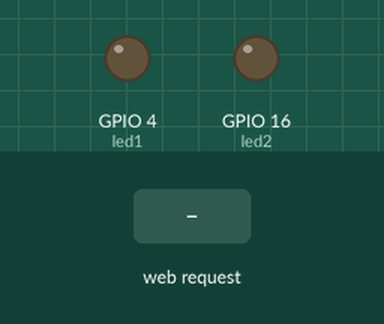
A sketch run on a simulated ESP32. Parts: output pins drawn as LEDs (lit = HIGH). The test bench sets the inputs (shaded band). WiFi joins after 1.5 s; servers stay silent unless stated; what the sketch prints to the serial monitor is not drawn.

Above: at 2.7 s.
2.8 s: HTTP request GET /4/on received
At 3.7 s:
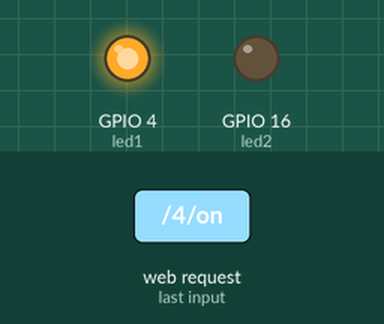
4.3 s: HTTP request GET /16/on received
At 4.8 s:
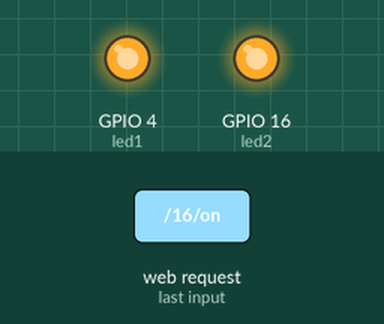
5.8 s: HTTP request GET /4/off received
At 7.0 s:
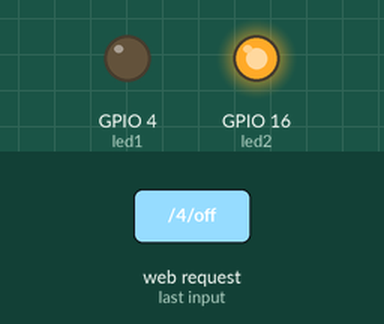
7.3 s: HTTP request GET /16/off received
At 8.3 s:
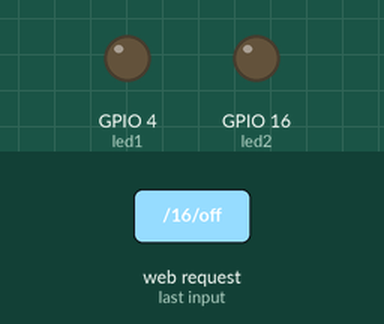
Timing chart, 0 to 9.8 s (numbered marks = the images above; inputs shaded):
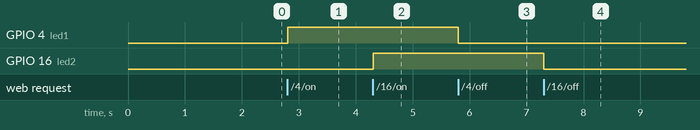

Measured:
- after the input at 2.8 s, GPIO 4 (led1): LOW → HIGH at once
- after the input at 4.3 s, GPIO 16 (led2): LOW → HIGH at once
- after the input at 5.8 s, GPIO 4 (led1): HIGH → LOW at once
- after the input at 7.3 s, GPIO 16 (led2): HIGH → LOW at once

The sketch:

Wi-Fi_LED.ino
```cpp
#include <WiFi.h>

const char* ssid = "NALA";
const char* password = "TORAJATA";

WiFiServer server(80);

int led1 = 4;
int led2 = 16;

String header;

void setup() {
  Serial.begin(115200);

  pinMode(led1, OUTPUT);
  pinMode(led2, OUTPUT);

  digitalWrite(led1, LOW);
  digitalWrite(led2, LOW);

  WiFi.begin(ssid, password);

  Serial.print("Connecting...");
  while (WiFi.status() != WL_CONNECTED) {
    delay(500);
    Serial.print(".");
  }

  Serial.println("");
  Serial.println("WiFi connected.");
  Serial.println(WiFi.localIP());

  server.begin();
}

void loop() {
  WiFiClient client = server.available();

  if (client) {
    String currentLine = "";
    header = "";

    while (client.connected()) {
      if (client.available()) {
        char c = client.read();
        header += c;

        if (c == '\n') {
          if (currentLine.length() == 0) {

            if (header.indexOf("GET /4/on") >= 0) {
              digitalWrite(led1, HIGH);
            }
            else if (header.indexOf("GET /4/off") >= 0) {
              digitalWrite(led1, LOW);
            }

            if (header.indexOf("GET /16/on") >= 0) {
              digitalWrite(led2, HIGH);
            }
            else if (header.indexOf("GET /16/off") >= 0) {
              digitalWrite(led2, LOW);
            }

            client.println("HTTP/1.1 200 OK");
            client.println("Content-type:text/html");
            client.println("Connection: close");
            client.println();

            client.println("<html><body>");
            client.println("<h1>ESP32 Web Server</h1>");

            client.println("<p>GPIO 4</p>");
            client.println("<a href=\"/4/on\"><button>ON</button></a>");
            client.println("<a href=\"/4/off\"><button>OFF</button></a>");

            client.println("<p>GPIO 16</p>");
            client.println("<a href=\"/16/on\"><button>ON</button></a>");
            client.println("<a href=\"/16/off\"><button>OFF</button></a>");

            client.println("</body></html>");

            client.println();
            break;
          } else {
            currentLine = "";
          }
        } else if (c != '\r') {
          currentLine += c;
        }
      }
    }
    client.stop();
  }
}
```
